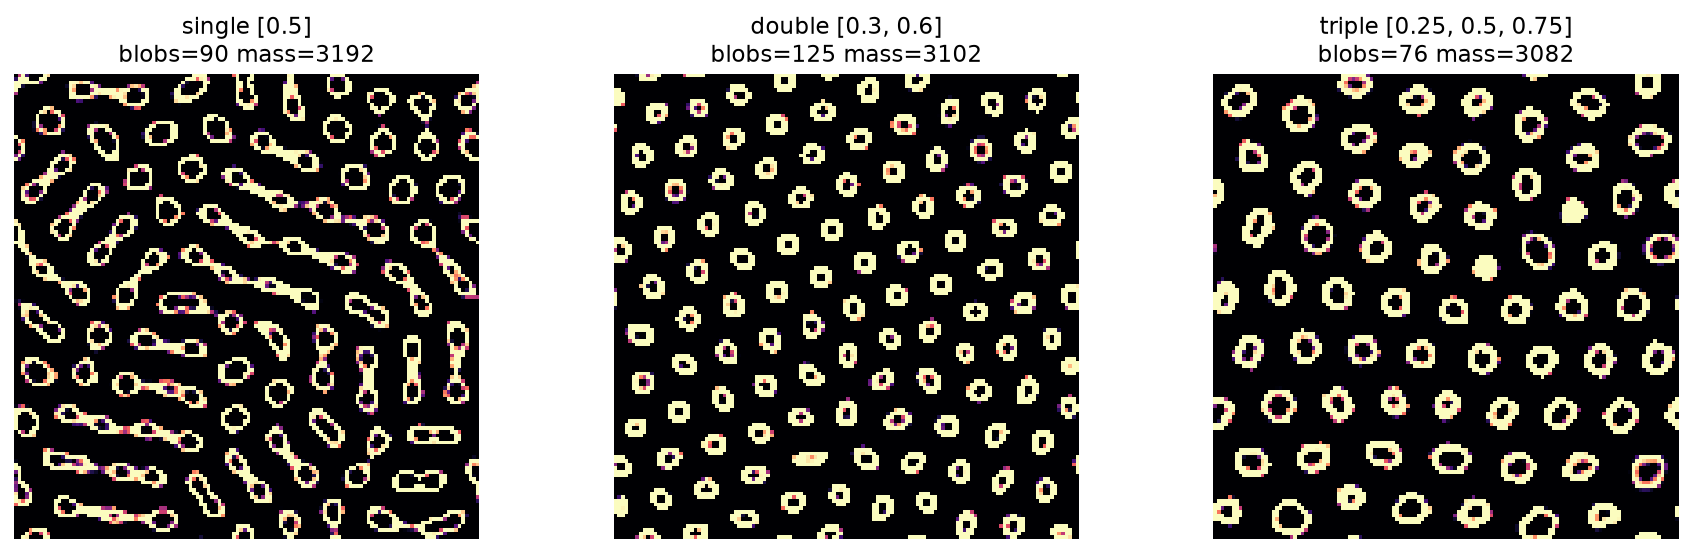

Write Python code to recreate this figure.
"""multik.py — другие фенотипы через мульти-кольцевые ядра.

Вердикт дуги Orbium: солитон живёт в другом ядре. Multi-ring
(beta>1) — именно тот рычаг, из которого Chan вытащил тысячи
видов. Три ядра, одна процедура (адиабатика -> канон):
  single  — контроль (классика)
  double  — кольца 0.3 + 0.6, веса 1 : 0.5
  triple  — кольца 0.25 + 0.5 + 0.75, веса 1 : 0.5 : 1
Метрика: число и форма организмов в конце + спектр размеров.
"""

import numpy as np

from orbium import fft_kernel, speckle, step, N, R
from soliton import count_blobs

KERNELS = {
    'single': ([0.5], [1.0]),
    'double': ([0.3, 0.6], [1.0, 0.5]),
    'triple': ([0.25, 0.5, 0.75], [1.0, 0.5, 1.0]),
}


def grow(Fk, rng, steps=900):
    A = speckle(rng)
    for _ in range(300):
        A = step(A, Fk, 0.135, 0.03)
    for i in range(600):
        f = i / 600
        A = step(A, Fk, 0.135 + 0.015 * f, 0.03 - 0.015 * f)
    for _ in range(steps - 900):
        A = step(A, Fk, 0.15, 0.015)
    return A


if __name__ == '__main__':
    import matplotlib.pyplot as plt
    rng = np.random.default_rng(7)
    fig, axes = plt.subplots(1, 3, figsize=(13, 4))
    for ax, (name, (pk, wt)) in zip(axes, KERNELS.items()):
        Fk = fft_kernel(pk, wt)
        A = grow(Fk, rng)
        n = count_blobs(A)
        ax.imshow(A, cmap='magma', vmin=0, vmax=1)
        ax.set_title(f'{name} {pk}\nblobs={n} mass={A.sum():.0f}')
        ax.axis('off')
        print(f'{name}: blobs={n} mass={A.sum():.0f} '
              f'std={A.std():.2f}', flush=True)
    fig.tight_layout()
    import os
    fig.savefig(os.path.join(os.path.dirname(
        os.path.abspath(__file__)), 'multik.png'),
        dpi=140, bbox_inches='tight')
    print('saved rd/multik.png')
